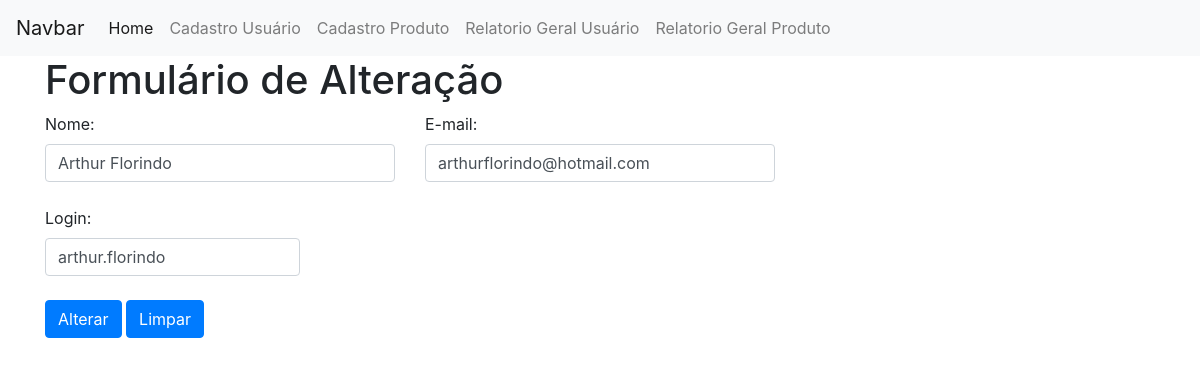
The app's page /view/alterarUsuario.php?id=1 with its own data.
### tables this page shows
CREATE TABLE `usuario` (
  `id` int(11) NOT NULL,
  `nome` varchar(255) NOT NULL,
  `email` varchar(255) NOT NULL,
  `login` varchar(30) NOT NULL,
  `senha` varchar(50) NOT NULL,
  `dataCadastro` datetime NOT NULL,
  `dataAlteracao` timestamp NOT NULL DEFAULT current_timestamp() ON UPDATE current_timestamp(),
  `ativo` tinyint(4) NOT NULL
);

### model/Usuario.php (called while the page is built, shortened)
<?php
class Usuario
{
  private $conexao;
  function __construct()
  {
    include ("Conexao.php");
    $conectar = new Conectar();
    $this->conexao=$conectar->conectar();
  }
  public function getConexao() {
    return $this->conexao;
  }
  public function relatorioUnico($id) {
    if ($this->getConexao()) {
      $query = "SELECT * FROM usuario where id = " . $id;
      $busca = $this->conexao->query($query);
      $retornoBanco = array();
      while ($linha = $busca->fetch_assoc()) {
        $retornoBanco[] = $linha;
      }
      return $retornoBanco;
    } else {
      echo "Erro";
    }
  }
}
?>

### model/Conexao.php (called while the page is built)
<?php
class Conectar
{
  private $host, $usuario, $senha, $database;
  private $conectar;
  function __construct(){
    $this->host = "localhost";
    $this->usuario = "root";
    $this->senha = "";
    $this->database = "unifamma";
  }
  public function conectar(){
    $this->conectar = new Mysqli($this->host,
                          $this->usuario,
                          $this->senha,
                          $this->database);
    return $this->getConectar();
  }
  public function getConectar(){
    return $this->conectar;
  }
}

### controller/relatorioUsuario.php (called while the page is built)
<?php
  include ("../model/Usuario.php");
  $objRelatorio = new Usuario();
  if ($tipo=="usuario"){
    $retorno = $objRelatorio->relatorioSimples();
    return $retorno;
  }elseif ($tipo=="unico") {
    $retorno = $objRelatorio->relatorioUnico($id);
    return $retorno;
  }
?>

### view/alterarUsuario.php (the view, shortened to what this page needs)
<!DOCTYPE html>
<html lang="pt-br" dir="ltr">
  <head>
    <link rel="stylesheet" href="../bootstrap-4.1.3-dist/css/bootstrap.min.css">
  </head>
  <body>
    <nav class="navbar navbar-expand-lg navbar-light bg-light">
  <a class="navbar-brand" href="#">Navbar</a>
  <div class="collapse navbar-collapse" id="navbarNav">
    <ul class="navbar-nav">
      <li class="nav-item active">
        <a class="nav-link" href="../index.php">Home <span class="sr-only">(Página atual)</span></a>
      </li>
      <li class="nav-item">
          <a class="nav-link" href="formularioUsuario.php">Cadastro Usuário</a>
        </li>
        <li class="nav-item">
          <a class="nav-link" href="formularioProduto.php">Cadastro Produto</a>
        </li>
      <li class="nav-item">
        <a class="nav-link" href="relatorioTelaUsuario.php">Relatorio Geral Usuário</a>
      </li>
      <li class="nav-item">
        <a class="nav-link" href="relatorioTelaProduto.php">Relatorio Geral Produto</a>
      </li>
    </ul>
  </div>
</nav>
    <div class="container">
      <h1>Formulário de Alteração</h1>
      <div class="row">
        <div class="col">
          <?php
          if ( !isset( $_GET ) || empty( $_GET ) ) {
          }else{
            if(empty($_GET["id"])){
              if ($_GET["mensagem"]){
                $mensagem = $_GET["mensagem"];
                if($mensagem=="sucesso"){
                  ?>
                  <div class="alert alert-success" role="alert">
                    Usuário Alterado com sucesso!!!
                </div>
                <?php
                }elseif($mensagem=="erro") {
                ?>
                <div class="alert alert-danger" role="alert">
                  Ocorreu um erro ao alterar o Usuário!!!
                </div>
                <?php
                }
              }
          }elseif(!empty($_GET["id"])){
            $id = $_GET["id"];
            $tipo = "unico";
            include("../controller/relatorioUsuario.php");
            foreach ($retorno as $value){
              ?>
              <form action="../controller/alterarLogin.php" method="post">
                <div class="row">
                  <div class="col-4">
                    <label for="nome">Nome:</label>
                    <input type="text" id="nome" name="nome" value='<?=$value["nome"];?>' class="form-control" placeholder="Nome">
                  </div>
                  <div class="col-4">
                    <label for="email">E-mail:</label>
                    <input type="email" id="email" name="email" value=<?=$value["email"];?> class="form-control" placeholder="email">
                  </div>
                </div>
                <div class="row">
                  <div class="col">
                  </div>
                </div>
                <div class="row">
                  <div class="col-3">
                    <label for="login">Login:</label>
                    <input type="text" id="login" name="login" value=<?=$value["login"];?> class="form-control" placeholder="login">
                  </div>
                </div>
                <div class="row">
                  <div class="col">
                  </div>
                </div>
                <div class="row">
                  <div class="col-12">
                    <button type="submit" class="btn btn-primary">Alterar</button>
                    <button type="reset" class="btn btn-primary">Limpar</button>
                  </div>
                </div>
              </form>
            <?php
          }
        }
      }
 ?>  </div>
    </body>
    </html>

### records on screen
usuario: nome "Arthur Florindo", email "arthurflorindo@hotmail.com", login "arthur.florindo"
